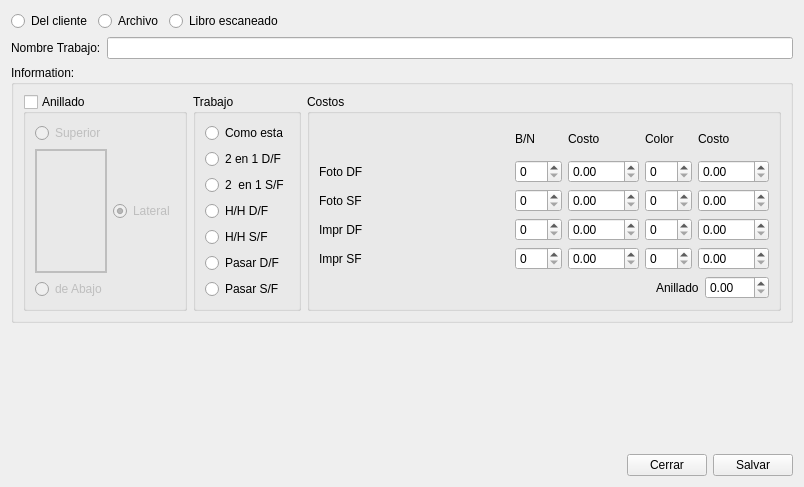
<?xml version="1.0" encoding="UTF-8"?>
<ui version="4.0">
 <class>Form</class>
 <widget class="QWidget" name="Form">
  <property name="geometry">
   <rect>
    <x>0</x>
    <y>0</y>
    <width>804</width>
    <height>487</height>
   </rect>
  </property>
  <property name="windowTitle">
   <string>Form</string>
  </property>
  <layout class="QVBoxLayout" name="verticalLayout_3">
   <item>
    <layout class="QHBoxLayout" name="horizontalLayout_2">
     <item>
      <widget class="QRadioButton" name="clientRadioButton">
       <property name="text">
        <string>Del cliente</string>
       </property>
      </widget>
     </item>
     <item>
      <widget class="QRadioButton" name="fileRadioButton">
       <property name="text">
        <string>Archivo</string>
       </property>
      </widget>
     </item>
     <item>
      <widget class="QRadioButton" name="ownRadioButton">
       <property name="text">
        <string>Libro escaneado</string>
       </property>
      </widget>
     </item>
     <item>
      <spacer name="horizontalSpacer">
       <property name="orientation">
        <enum>Qt::Horizontal</enum>
       </property>
       <property name="sizeHint" stdset="0">
        <size>
         <width>40</width>
         <height>20</height>
        </size>
       </property>
      </spacer>
     </item>
    </layout>
   </item>
   <item>
    <layout class="QHBoxLayout" name="horizontalLayout">
     <item>
      <widget class="QLabel" name="label">
       <property name="text">
        <string>Nombre Trabajo:</string>
       </property>
      </widget>
     </item>
     <item>
      <widget class="QLineEdit" name="worknameLineEdit"/>
     </item>
    </layout>
   </item>
   <item>
    <widget class="QGroupBox" name="infoGroupBox">
     <property name="title">
      <string>Information:</string>
     </property>
     <property name="flat">
      <bool>false</bool>
     </property>
     <layout class="QHBoxLayout" name="horizontalLayout_4">
      <item>
       <widget class="QGroupBox" name="anilladoGroupBox">
        <property name="sizePolicy">
         <sizepolicy hsizetype="Fixed" vsizetype="Minimum">
          <horstretch>0</horstretch>
          <verstretch>200</verstretch>
         </sizepolicy>
        </property>
        <property name="minimumSize">
         <size>
          <width>160</width>
          <height>200</height>
         </size>
        </property>
        <property name="title">
         <string>Anillado</string>
        </property>
        <property name="checkable">
         <bool>true</bool>
        </property>
        <property name="checked">
         <bool>false</bool>
        </property>
        <layout class="QVBoxLayout" name="verticalLayout_6">
         <item>
          <layout class="QGridLayout" name="gridLayout_2">
           <item row="0" column="0">
            <widget class="QRadioButton" name="superiorRadioButton">
             <property name="text">
              <string>Superior</string>
             </property>
            </widget>
           </item>
           <item row="1" column="0">
            <widget class="QFrame" name="frame">
             <property name="sizePolicy">
              <sizepolicy hsizetype="Preferred" vsizetype="MinimumExpanding">
               <horstretch>0</horstretch>
               <verstretch>0</verstretch>
              </sizepolicy>
             </property>
             <property name="minimumSize">
              <size>
               <width>60</width>
               <height>100</height>
              </size>
             </property>
             <property name="frameShape">
              <enum>QFrame::Box</enum>
             </property>
             <property name="frameShadow">
              <enum>QFrame::Plain</enum>
             </property>
             <property name="lineWidth">
              <number>2</number>
             </property>
            </widget>
           </item>
           <item row="1" column="1">
            <widget class="QRadioButton" name="leftRadioButton">
             <property name="sizePolicy">
              <sizepolicy hsizetype="Maximum" vsizetype="Fixed">
               <horstretch>0</horstretch>
               <verstretch>0</verstretch>
              </sizepolicy>
             </property>
             <property name="text">
              <string>Lateral</string>
             </property>
             <property name="checked">
              <bool>true</bool>
             </property>
            </widget>
           </item>
           <item row="2" column="0">
            <widget class="QRadioButton" name="bottomButton">
             <property name="text">
              <string>de Abajo</string>
             </property>
            </widget>
           </item>
          </layout>
         </item>
        </layout>
       </widget>
      </item>
      <item>
       <widget class="QGroupBox" name="groupBox_2">
        <property name="title">
         <string>Trabajo</string>
        </property>
        <layout class="QVBoxLayout" name="verticalLayout">
         <item>
          <widget class="QRadioButton" name="justLikeThatRadioButton">
           <property name="text">
            <string>Como esta</string>
           </property>
          </widget>
         </item>
         <item>
          <widget class="QRadioButton" name="TwoIn1DFRadioButton">
           <property name="text">
            <string>2 en 1 D/F</string>
           </property>
          </widget>
         </item>
         <item>
          <widget class="QRadioButton" name="TwoIn1SFRadioButton">
           <property name="text">
            <string>2  en 1 S/F</string>
           </property>
          </widget>
         </item>
         <item>
          <widget class="QRadioButton" name="HHDFRadioButton">
           <property name="text">
            <string>H/H D/F</string>
           </property>
          </widget>
         </item>
         <item>
          <widget class="QRadioButton" name="HHSFRadioButton">
           <property name="text">
            <string>H/H S/F</string>
           </property>
          </widget>
         </item>
         <item>
          <widget class="QRadioButton" name="toDFRadioButton">
           <property name="text">
            <string>Pasar D/F</string>
           </property>
          </widget>
         </item>
         <item>
          <widget class="QRadioButton" name="toSFRadioButton">
           <property name="text">
            <string>Pasar S/F</string>
           </property>
          </widget>
         </item>
        </layout>
       </widget>
      </item>
      <item>
       <widget class="QGroupBox" name="groupBox">
        <property name="title">
         <string>Costos</string>
        </property>
        <layout class="QVBoxLayout" name="verticalLayout_2">
         <item>
          <layout class="QGridLayout" name="gridLayout">
           <item row="1" column="3">
            <widget class="QSpinBox" name="fotoColorDFSpinBox">
             <property name="sizePolicy">
              <sizepolicy hsizetype="Fixed" vsizetype="Fixed">
               <horstretch>0</horstretch>
               <verstretch>0</verstretch>
              </sizepolicy>
             </property>
             <property name="maximum">
              <number>999</number>
             </property>
            </widget>
           </item>
           <item row="0" column="2">
            <widget class="QLabel" name="label_7">
             <property name="text">
              <string>Costo</string>
             </property>
            </widget>
           </item>
           <item row="2" column="0">
            <widget class="QLabel" name="label_6">
             <property name="text">
              <string>Foto SF</string>
             </property>
            </widget>
           </item>
           <item row="0" column="1">
            <widget class="QLabel" name="label_8">
             <property name="text">
              <string>B/N</string>
             </property>
            </widget>
           </item>
           <item row="1" column="0">
            <widget class="QLabel" name="label_5">
             <property name="text">
              <string>Foto DF</string>
             </property>
            </widget>
           </item>
           <item row="3" column="0">
            <widget class="QLabel" name="label_9">
             <property name="text">
              <string>Impr DF</string>
             </property>
            </widget>
           </item>
           <item row="2" column="1">
            <widget class="QSpinBox" name="fotoSFSpinBox">
             <property name="sizePolicy">
              <sizepolicy hsizetype="Fixed" vsizetype="Fixed">
               <horstretch>0</horstretch>
               <verstretch>0</verstretch>
              </sizepolicy>
             </property>
             <property name="maximum">
              <number>999</number>
             </property>
            </widget>
           </item>
           <item row="0" column="4">
            <widget class="QLabel" name="label_13">
             <property name="text">
              <string>Costo</string>
             </property>
            </widget>
           </item>
           <item row="4" column="1">
            <widget class="QSpinBox" name="imprSFSpinBox">
             <property name="sizePolicy">
              <sizepolicy hsizetype="Fixed" vsizetype="Fixed">
               <horstretch>0</horstretch>
               <verstretch>0</verstretch>
              </sizepolicy>
             </property>
             <property name="maximum">
              <number>999</number>
             </property>
            </widget>
           </item>
           <item row="2" column="2">
            <widget class="QDoubleSpinBox" name="fotoSFDoubleSpinBox">
             <property name="sizePolicy">
              <sizepolicy hsizetype="Fixed" vsizetype="Fixed">
               <horstretch>0</horstretch>
               <verstretch>0</verstretch>
              </sizepolicy>
             </property>
             <property name="maximum">
              <double>9999.989999999999782</double>
             </property>
            </widget>
           </item>
           <item row="1" column="2">
            <widget class="QDoubleSpinBox" name="fotoDFDoubleSpinBox">
             <property name="sizePolicy">
              <sizepolicy hsizetype="Fixed" vsizetype="Fixed">
               <horstretch>0</horstretch>
               <verstretch>0</verstretch>
              </sizepolicy>
             </property>
             <property name="maximum">
              <double>9999.989999999999782</double>
             </property>
            </widget>
           </item>
           <item row="0" column="3">
            <widget class="QLabel" name="label_12">
             <property name="text">
              <string>Color</string>
             </property>
            </widget>
           </item>
           <item row="1" column="4">
            <widget class="QDoubleSpinBox" name="fotoColorDoubleSpinBox">
             <property name="sizePolicy">
              <sizepolicy hsizetype="Fixed" vsizetype="Fixed">
               <horstretch>0</horstretch>
               <verstretch>0</verstretch>
              </sizepolicy>
             </property>
             <property name="maximum">
              <double>9999.989999999999782</double>
             </property>
            </widget>
           </item>
           <item row="4" column="4">
            <widget class="QDoubleSpinBox" name="imprColorSFDoubleSpinBox">
             <property name="sizePolicy">
              <sizepolicy hsizetype="Fixed" vsizetype="Fixed">
               <horstretch>0</horstretch>
               <verstretch>0</verstretch>
              </sizepolicy>
             </property>
             <property name="maximum">
              <double>9999.989999999999782</double>
             </property>
            </widget>
           </item>
           <item row="3" column="1">
            <widget class="QSpinBox" name="imprDFSpinBox">
             <property name="sizePolicy">
              <sizepolicy hsizetype="Fixed" vsizetype="Fixed">
               <horstretch>0</horstretch>
               <verstretch>0</verstretch>
              </sizepolicy>
             </property>
             <property name="maximum">
              <number>999</number>
             </property>
            </widget>
           </item>
           <item row="4" column="3">
            <widget class="QSpinBox" name="imprColorSFSpinBox">
             <property name="sizePolicy">
              <sizepolicy hsizetype="Fixed" vsizetype="Fixed">
               <horstretch>0</horstretch>
               <verstretch>0</verstretch>
              </sizepolicy>
             </property>
             <property name="maximum">
              <number>999</number>
             </property>
            </widget>
           </item>
           <item row="2" column="3">
            <widget class="QSpinBox" name="fotoColorSFSpinBox">
             <property name="sizePolicy">
              <sizepolicy hsizetype="Fixed" vsizetype="Fixed">
               <horstretch>0</horstretch>
               <verstretch>0</verstretch>
              </sizepolicy>
             </property>
             <property name="maximum">
              <number>999</number>
             </property>
            </widget>
           </item>
           <item row="3" column="2">
            <widget class="QDoubleSpinBox" name="imprDFDoubleSpinBox">
             <property name="sizePolicy">
              <sizepolicy hsizetype="Fixed" vsizetype="Fixed">
               <horstretch>0</horstretch>
               <verstretch>0</verstretch>
              </sizepolicy>
             </property>
             <property name="maximum">
              <double>9999.989999999999782</double>
             </property>
            </widget>
           </item>
           <item row="3" column="3">
            <widget class="QSpinBox" name="imprColorDFSpinBox">
             <property name="sizePolicy">
              <sizepolicy hsizetype="Fixed" vsizetype="Fixed">
               <horstretch>0</horstretch>
               <verstretch>0</verstretch>
              </sizepolicy>
             </property>
             <property name="maximum">
              <number>999</number>
             </property>
            </widget>
           </item>
           <item row="4" column="2">
            <widget class="QDoubleSpinBox" name="imprSFDoubleSpinBox">
             <property name="sizePolicy">
              <sizepolicy hsizetype="Fixed" vsizetype="Fixed">
               <horstretch>0</horstretch>
               <verstretch>0</verstretch>
              </sizepolicy>
             </property>
             <property name="maximum">
              <double>9999.989999999999782</double>
             </property>
            </widget>
           </item>
           <item row="4" column="0">
            <widget class="QLabel" name="label_2">
             <property name="text">
              <string>Impr SF</string>
             </property>
            </widget>
           </item>
           <item row="2" column="4">
            <widget class="QDoubleSpinBox" name="fotoColorSFDoubleSpinBox">
             <property name="sizePolicy">
              <sizepolicy hsizetype="Fixed" vsizetype="Fixed">
               <horstretch>0</horstretch>
               <verstretch>0</verstretch>
              </sizepolicy>
             </property>
             <property name="maximum">
              <double>9999.989999999999782</double>
             </property>
            </widget>
           </item>
           <item row="1" column="1">
            <widget class="QSpinBox" name="fotoDFSpinBox">
             <property name="sizePolicy">
              <sizepolicy hsizetype="Fixed" vsizetype="Fixed">
               <horstretch>0</horstretch>
               <verstretch>0</verstretch>
              </sizepolicy>
             </property>
             <property name="maximum">
              <number>999</number>
             </property>
            </widget>
           </item>
           <item row="3" column="4">
            <widget class="QDoubleSpinBox" name="imprColorDFDoubleSpinBox">
             <property name="sizePolicy">
              <sizepolicy hsizetype="Fixed" vsizetype="Fixed">
               <horstretch>0</horstretch>
               <verstretch>0</verstretch>
              </sizepolicy>
             </property>
             <property name="maximum">
              <double>9999.989999999999782</double>
             </property>
            </widget>
           </item>
          </layout>
         </item>
         <item>
          <layout class="QHBoxLayout" name="horizontalLayout_3">
           <item>
            <spacer name="horizontalSpacer_2">
             <property name="orientation">
              <enum>Qt::Horizontal</enum>
             </property>
             <property name="sizeHint" stdset="0">
              <size>
               <width>40</width>
               <height>20</height>
              </size>
             </property>
            </spacer>
           </item>
           <item>
            <widget class="QLabel" name="label_3">
             <property name="text">
              <string>Anillado</string>
             </property>
            </widget>
           </item>
           <item>
            <widget class="QDoubleSpinBox" name="doubleSpinBox">
             <property name="maximum">
              <double>999.990000000000009</double>
             </property>
            </widget>
           </item>
          </layout>
         </item>
        </layout>
       </widget>
      </item>
     </layout>
    </widget>
   </item>
   <item>
    <spacer name="verticalSpacer">
     <property name="orientation">
      <enum>Qt::Vertical</enum>
     </property>
     <property name="sizeHint" stdset="0">
      <size>
       <width>20</width>
       <height>114</height>
      </size>
     </property>
    </spacer>
   </item>
   <item>
    <layout class="QHBoxLayout" name="horizontalLayout_5">
     <item>
      <spacer name="horizontalSpacer_3">
       <property name="orientation">
        <enum>Qt::Horizontal</enum>
       </property>
       <property name="sizeHint" stdset="0">
        <size>
         <width>40</width>
         <height>20</height>
        </size>
       </property>
      </spacer>
     </item>
     <item>
      <widget class="QPushButton" name="closeButton">
       <property name="text">
        <string>Cerrar</string>
       </property>
      </widget>
     </item>
     <item>
      <widget class="QPushButton" name="saveButton">
       <property name="text">
        <string>Salvar</string>
       </property>
      </widget>
     </item>
    </layout>
   </item>
  </layout>
 </widget>
 <resources/>
 <connections/>
</ui>
